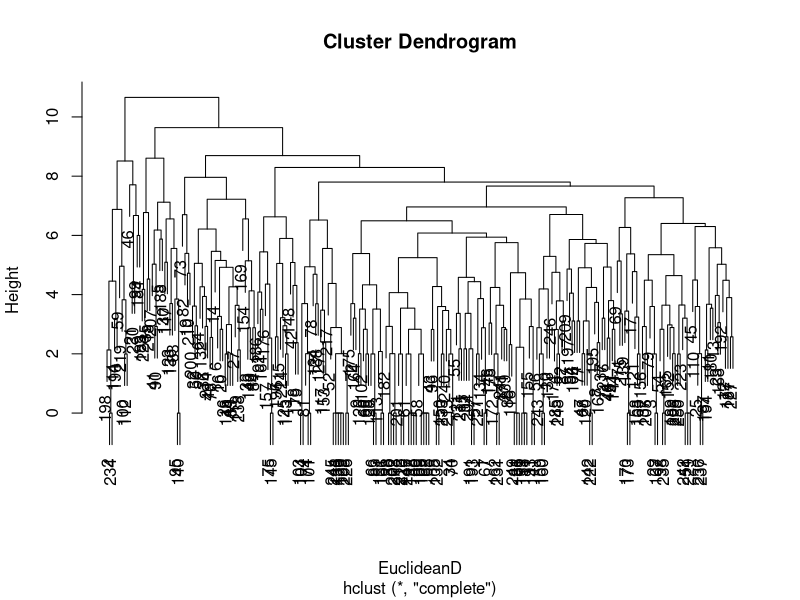
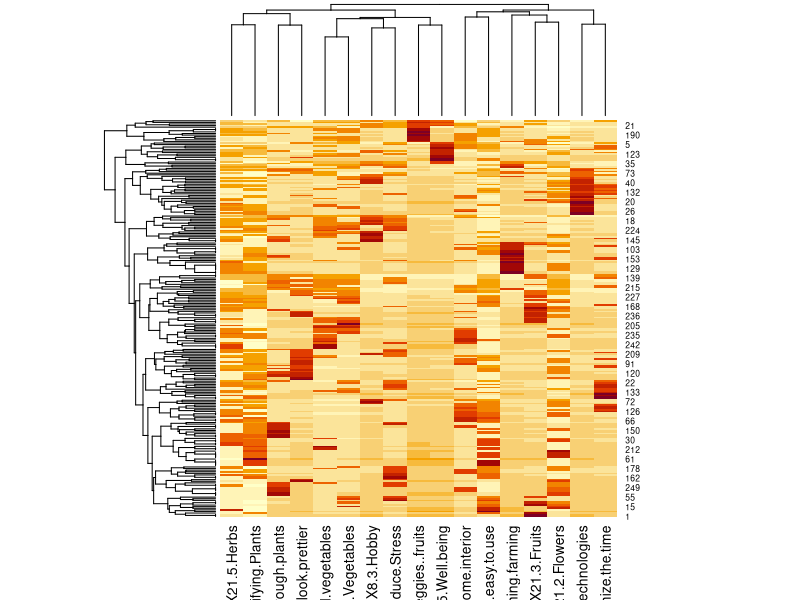

Source code (R) for these figures, in order:

DT = read.csv("./Survey Data.csv")
DT = DT[1:250,]
View(DT)
summary(DT)
dim(DT)
SurveyVar <- c(30:41, 52:56 )

ScaDT= apply(DT[, SurveyVar], 2, function(x) scale(x))
View(ScaDT)
EuclideanD <- dist(ScaDT[1:250,])
EuclideanD = as.matrix(EuclideanD)
View(EuclideanD)
View(round(EuclideanD, 1))

#CLustering Methods
EuclideanD = dist(ScaDT[1:250, ])
Hierarchichal_Cluster  = hclust(EuclideanD)
plot(Hierarchichal_Cluster)
heatmap(as.matrix(ScaDT[1:250,]))

HC_membership = as.vector(cutree(Hierarchichal_Cluster, k=4))
DT_HC = cbind(DT, HC_membership)
View(DT_HC)
prop.table(table(DT_HC$HC_membership))
Mean_by_Group <- function(data, groups) {
  aggregate(data, list(groups),
            function(x) mean(as.numeric(x)))
}
Group_Character_HC = Mean_by_Group(DT_HC, DT_HC$HC_membership)

Group_Character_HC
View(Group_Character_HC)

save(ScaDT, file = "./ScaDT.RData")
save(ScaDT, file = "./ScaDT.csv")
save(DT_HC, file = "./DT_HC.xlsx")
install.packages("writexl")
library("writexl")
write_xlsx(DT_HC, "./DT_HC.xlsx")
